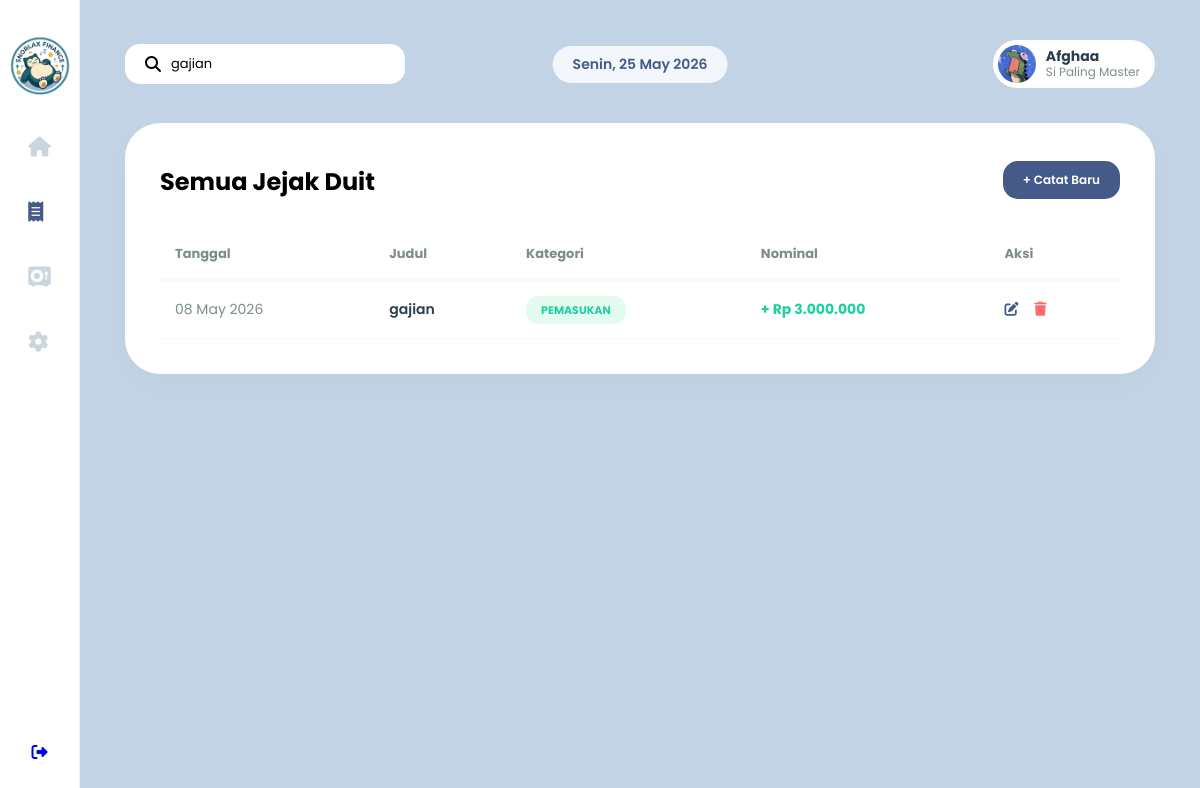
Screenshot of /fitur/riwayat.php?cari=gajian (signed in) with the database file from the repository.
### tables this page shows
CREATE TABLE `transaksi` (
  `id` int NOT NULL,
  `user_id` int DEFAULT NULL,
  `judul` varchar(100) DEFAULT NULL,
  `tipe` varchar(50) DEFAULT NULL,
  `nominal` decimal(15,2) DEFAULT NULL,
  `tanggal` timestamp NULL DEFAULT CURRENT_TIMESTAMP
);

### config/koneksi.php (called while the page is built, shortened)
<?php
function formatRupiah(int $angka)
{
    return "Rp " . number_format($angka, 0, ',', '.');
}

### fitur/riwayat.php (the view, shortened to what this page needs)
<?php
require_once "../config/koneksi.php";
$user_id = $_SESSION['user_id'];
$keyword = $_GET['cari'] ?? '';
$query = "SELECT * FROM transaksi WHERE user_id = '$user_id' AND judul LIKE '%$keyword%' ORDER BY tanggal DESC";
$result = mysqli_query($conn, $query);
$daftar_hari = ['Sunday' => 'Minggu', 'Monday' => 'Senin', 'Tuesday' => 'Selasa', 'Wednesday' => 'Rabu', 'Thursday' => 'Kamis', 'Friday' => 'Jumat', 'Saturday' => 'Sabtu'];
$tanggal_sekarang = $daftar_hari[date('l')] . ", " . date('d M Y');
?>
<!DOCTYPE html>
<html lang="id">
<head>
    <link rel="stylesheet" href="../css/dashboard.css">
    <link rel="stylesheet" href="../css/riwayat.css">
    <link rel="stylesheet" href="https://cdnjs.cloudflare.com/ajax/libs/font-awesome/6.5.0/css/all.min.css">
</head>
<body>
    <div class="app-container">
        <aside class="sidebar">
            <div class="logo">
                <img src="../assets/img/logo.png" alt="Logo">
            </div>
            <nav class="menu">
                <a href="../auth/dashboard.php"><i class="fa-solid fa-house"></i></a>
                <a href="riwayat.php" class="active"><i class="fa-solid fa-receipt"></i></a>
                <a href="vault.php"><i class="fa-solid fa-vault"></i></a>
                <a href="setting.php"><i class="fa-solid fa-gear"></i></a>
            </nav>
            <div class="sidebar-bottom">
                <a href="../auth/logout.php"><i class="fa-solid fa-right-from-bracket"></i></a>
            </div>
        </aside>
        <main class="main-content">
            <header class="topbar">
                <form action="riwayat.php" method="GET" class="search-box">
                    <i class="fa-solid fa-magnifying-glass"></i>
                    <input type="text" name="cari" value="<?= $keyword ?>" placeholder="Cari transaksi...">
                </form>
                <div class="date-center">
                    <span><?php echo $tanggal_sekarang; ?></span>
                </div>
                <div class="topbar-right">
                    <div class="user-profile">
                        <img src="../assets/img/profile.jpg" alt="Avatar">
                        <div class="user-info">
                            <strong><?php echo $_SESSION['username']; ?></strong>
                            <small>Si Paling Master</small>
                        </div>
                    </div>
                </div>
            </header>
            <div class="riwayat-container">
                <div style="display:flex; justify-content:space-between; align-items:center;">
                    <h2 class="page-title" style="margin:0;">Semua Jejak Duit</h2>
                    <a href="../auth/dashboard.php#modal-tambah" class="btn-jejak" style="background:var(--primary-blue); color:white; padding:10px 20px; border-radius:15px; font-size:12px; font-weight:600;">+ Catat Baru</a>
                </div>
                <table>
                    <thead>
                        <tr>
                            <th>Tanggal</th>
                            <th>Judul</th>
                            <th>Kategori</th>
                            <th>Nominal</th>
                            <th>Aksi</th>
                        </tr>
                    </thead>
                    <tbody>
                        <?php if (mysqli_num_rows($result) > 0): ?>
                            <?php while ($row = mysqli_fetch_assoc($result)): ?>
                                <?php
                                $tipe = $row['tipe'];
                                $simbol = ($tipe == 'pemasukan') ? '+ ' : '- ';
                                ?>
                                <tr>
                                    <td style="color:var(--text-gray);"><?= date('d M Y', strtotime($row['tanggal'])) ?></td>
                                    <td style="font-weight:600; color:var(--text-dark);"><?= $row['judul'] ?></td>
                                    <td>
                                        <span class="badge badge-<?= $tipe ?>">
                                            <?= str_replace('_', ' ', $tipe) ?>
                                        </span>
                                    </td>
                                    <td class="text-<?= $tipe ?>">
                                        <?= $simbol . formatRupiah($row['nominal']) ?>
                                    </td>
                                    <td>
                                        <a href="../auth/edit.php?id=<?= $row['id'] ?>" style="color:var(--primary-blue); margin-right:12px;"><i class="fa-solid fa-pen-to-square"></i></a>
                                        <a href="../auth/hapus.php?id=<?= $row['id'] ?>" onclick="return confirm('Yakin mau diapus jejak ini, Master?')" style="color:#ff6b6b;"><i class="fa-solid fa-trash"></i></a>
                                    </td>
                                </tr>
                            <?php endwhile; ?>
                        <?php endif; ?>
                    </tbody>
                </table>
            </div>
        </main>
    </div>
</body>
</html>

### css/dashboard.css (style rules this page uses)
:root { --primary-blue: #465a8a; --bg-main: #c2d3e5; --white: #ffffff; --text-dark: #2c3e50; --text-gray: #7f8c8d; --grad-biru: linear-gradient(135deg, #465a8a 0%, #6c7fb6 100%); }
* { margin: 0; padding: 0; box-sizing: border-box; font-family: "Poppins", sans-serif; }
body { display: flex; justify-content: center; align-items: center; height: 100vh; background: var(--bg-main); }
.app-container { width: 100%; height: 100%; display: flex; overflow: hidden; }
.sidebar { width: 80px; background: var(--white); display: flex; flex-direction: column; align-items: center; padding: 35px 0; border-right: 1px solid #eef2f6; }
.sidebar .logo img { width: 60px; height: 60px; object-fit: contain; }
.menu { flex-grow: 1; display: flex; flex-direction: column; gap: 35px; margin-top: 30px; }
.menu a { color: #cbd5e0; font-size: 20px; text-decoration: none; }
.menu a.active, .menu a:hover { color: var(--primary-blue); }
.main-content { flex-grow: 1; padding: 30px 45px; overflow-y: auto; scrollbar-width: none; position: relative; }
.topbar { display: flex; justify-content: space-between; align-items: center; margin-bottom: 25px; position: sticky; top: 0; z-index: 50; background: var(--bg-main); padding: 10px 0; }
.topbar-right { display: flex; align-items: center; gap: 20px; }
.date-center { position: absolute; left: 50%; transform: translateX(-50%); background: rgba(255, 255, 255, 0.8); padding: 8px 20px; border-radius: 20px; font-weight: 600; font-size: 14px; color: var(--primary-blue); }
.search-box { background: var(--white); padding: 10px 20px; border-radius: 15px; width: 280px; display: flex; align-items: center; gap: 10px; }
.search-box input { border: none; outline: none; width: 100%; font-size: 13px; }
.user-profile { display: flex; align-items: center; gap: 10px; background: var(--white); padding: 5px 15px 5px 5px; border-radius: 35px; }
.user-profile img { width: 38px; height: 38px; border-radius: 50%; }
.user-info { display: flex; flex-direction: column; line-height: 1.2; }
.user-info strong { font-size: 14px; color: var(--text-dark); display: block; }
.user-info small { font-size: 12px; color: var(--text-gray); display: block; }
.btn-jejak { display: inline-block; margin-top: 3px; margin-bottom: 5px; color: var(--text-gray); text-decoration: none; font-size: 13px; transition: 0.3s; }

### css/riwayat.css (style rules this page uses)
.badge { padding: 6px 15px; border-radius: 12px; font-size: 11px; font-weight: 700; text-transform: uppercase; }
.badge-pemasukan { background: #e3fcef; color: #1dd1a1; }
.text-pemasukan { color: #1dd1a1; font-weight: bold; }
.riwayat-container { background: white; padding: 35px; border-radius: 35px; box-shadow: 0 10px 30px rgba(0, 0, 0, 0.02); }
table { width: 100%; border-collapse: collapse; margin-top: 25px; }
th { text-align: left; padding: 15px; color: var(--text-gray); font-size: 13px; border-bottom: 2px solid #f8fafd; }
td { padding: 18px 15px; font-size: 14px; border-bottom: 1px solid #f8fafd; }

### rows the page displays
transaksi: tanggal "08 May 2026", judul "gajian", tipe "PEMASUKAN", tipe "+", nominal "Rp 3.000.000"

### other values shown
$_SESSION['username'] "Afghaa"
